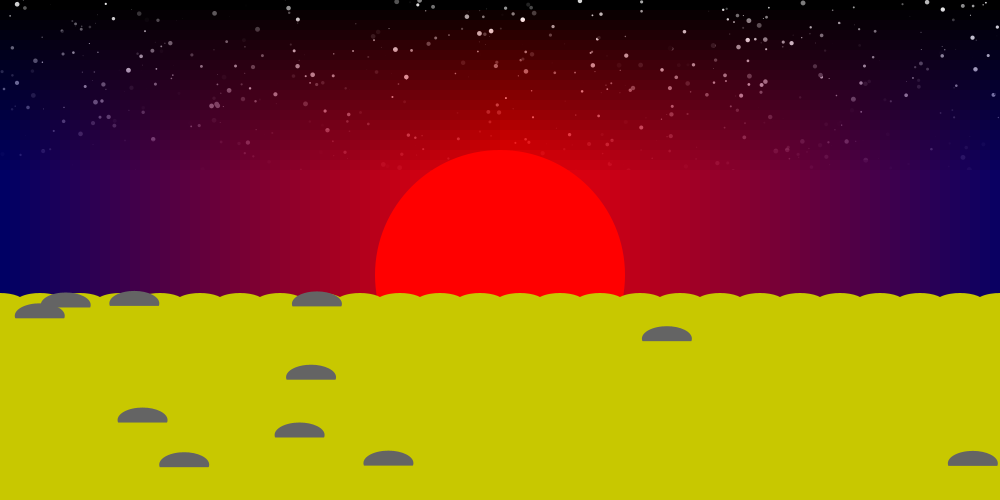
Frame 1 (no input)
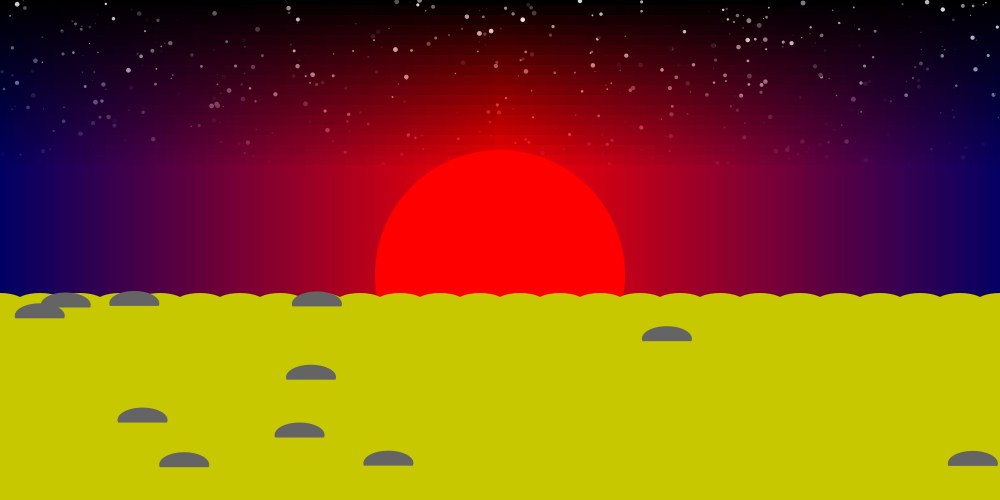
Frame 60 (the mouse pressed at the canvas centre just before this capture)
Frame 120 (the mouse held since frame 60 and released just before this capture): identical to frame 60, image omitted

The Processing sketch that drew these frames (run headless with seeded random() and noise(); from frame 60 on, the mouse is pressed at the canvas centre):

// Processing sketch: lab8d
// ── lab8d.pde
//Henry Wrede Black
//sunset on a beach

void setup() {
  size(1000, 500);
}
void draw() {
  background(0);
  randomSeed(0);
  noStroke();
  //counting loop - draws the stars in the background
  for (float count = 0; count <= 1000; count++) {
    float dim = random(0, 5);
    ellipseMode(CENTER);
    fill(random(0, 255));
    ellipse(random(0, width), random(0, height*0.6), dim, dim);
  }
  //nested loop and repeat-as-long-as loop - draws the gradients on either side of the sun
  for (int y = 0, opacity = 0; y <= height*0.6; y += 10, opacity += 15) {
    for (int x = 0, red = 0, blue = 100; x < width/2; x += 10, red += 5, blue += -2) {
      fill(red, 0, blue, opacity);
      rect(x, y, 10, 10);
    }
  }
  //more than one property (excluding counter) varies from one repition to the next - flipped version of the above loop
  for (int y = 0, opacity = 0; y <= height*0.6; y += 10, opacity += 15) {
    for (int x = width/2, red = 255, blue = 0; x <= width; x += 10, red += -5, blue += 2) {
      fill(red, 0, blue, opacity);
      rect(x, y, 10, 10);
    }
  }
  //red sun
  noStroke();
  fill(255, 0, 0);
  ellipse(width/2, height*0.55, 250, 250);
  { //beach
    noStroke();
    rectMode(CORNER);
    fill(200, 200, 0);
    rect(0, height*0.6, width, height*0.6);
    // loop where only one property varies to the next
    for (int x = 0; x <= width; x += 40) {
      ellipseMode(CENTER);
      fill(200, 200, 0);
      ellipse(x, height*0.6+3, 50, 20);
    }
    //counting loop - draws rocks on the beach
    for (int count = 0; count <= 10; count++) {
      rock1(random(0, width), random(height*0.6, height));
    }
  }
}
//draws a rock at position (x, y)
void rock1 (float x, float y) {
  rectMode(CENTER);
  noStroke();
  fill(100);
  ellipse(x, y, 50, 25);
  fill(200, 200, 0);
  rect(x, y+15, 50, 25 );
}
